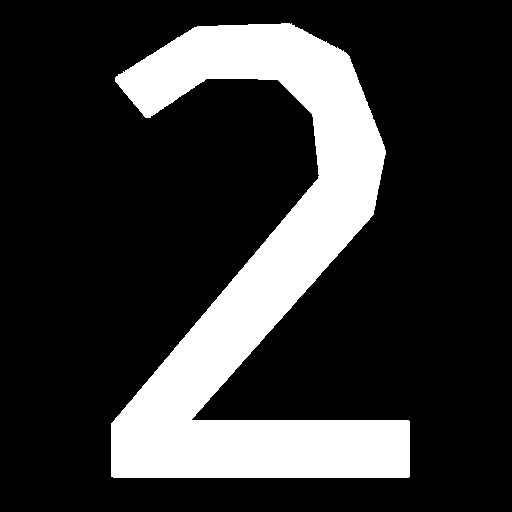
#> input picture Data/Scene/Experiment/Irregular/2.bmp, 512 x 512 px
$ python generateTextureExr.py ../Scene/Experiment/Irregular/2.bmp
#> lines starting #> are read from the running program, lines starting #| are printed output that depends on the picture; after the words box and inside, x2 and y2 are one past the last pixel; in counts of white or black regions, pixels touching at a corner belong together
import sys
import os
os.environ["OPENCV_IO_ENABLE_OPENEXR"] = "1"
import cv2

def getTextureName():
    if len(sys.argv) == 1:
        return input("Texture file name: ")
    else:
        return sys.argv[1]

def guassFilter(img, kernelSize):
    if (kernelSize == 0):
        return img
    return cv2.GaussianBlur(img, (kernelSize, kernelSize), 0)

def getOdd(v):
    v = round(v)
    if v % 2 == 0:
        v = v + 1
    return v

fileName = getTextureName()
img = cv2.imread(fileName, cv2.IMREAD_UNCHANGED)
#> img is the input picture: shape (512, 512, 3); 21.1% white; 1 white region, box (x1, y1, x2, y2) and area: (111, 23, 410, 478) 55310
imgSize = max(img.shape[0], img.shape[1])
#> imgSize = 512

# [5 lines of commented-out code are left out]

kernelSizeRatio = [0.0, 0.0, 0.017948717948717947, 0.0641025641025641, 0.1794871794871795, 0.5384615384615384, 1.794871794871795, 3.8461538461538463, 4.615384615384615]
kernelSizes = [getOdd(x * imgSize) for x in kernelSizeRatio]
#> kernelSizes = [1, 1, 9, 33, 93, 277, 919, 1969, 2363]

print(kernelSizes)
#| [1, 1, 9, 33, 93, 277, 919, 1969, 2363]

for i, kernelSize in enumerate(kernelSizes):
    newFileName = str(i) + ".exr"
    print("Generating ", newFileName, "...")
    newImg = guassFilter(img, kernelSize)
    cv2.imwrite(newFileName, newImg)
#> this loop made 9 passes
#> pass 3, `newImg = guassFilter(img, kernelSize)`:
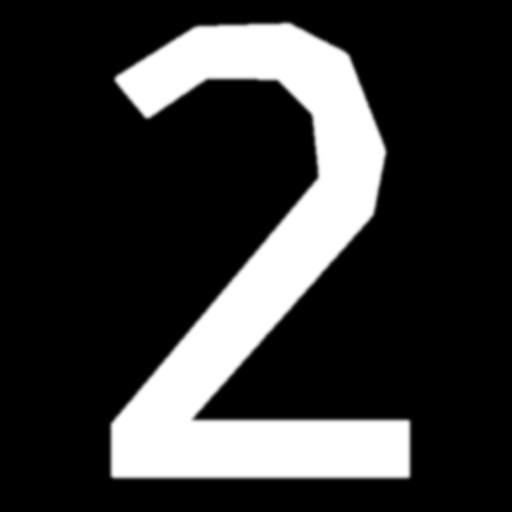
#> newImg: shape (512, 512, 3); min 0, max 255, mean 53.8
